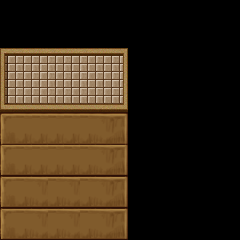

This game map was drawn from its Tiled (.tmx) file and the tilesets committed beside it. A one-line description and the trimmed map source follow:
An orthogonal 15x15 tile map with 16x16 px tiles, 1 tile layer (Tile Layer 1).

<map version="1.0" orientation="orthogonal" renderorder="right-down" width="15" height="15" tilewidth="16" tileheight="16" nextobjectid="1">
 <tileset firstgid="1" name="MDTileA4" tilewidth="16" tileheight="16" tilecount="960">
  <image source="../MDTileA4.png" width="512" height="480" />
 </tileset>
 <layer name="Tile Layer 1" width="15" height="15">
  <data>[225 cells, 96 non-empty, 32 distinct tile ids]</data>
 </layer>
</map>
